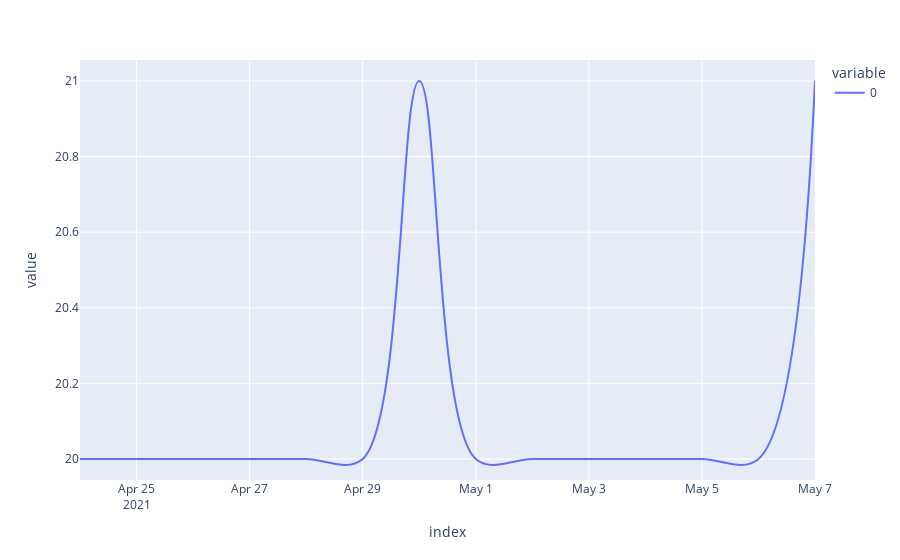

Here is the notebook cell this chart was saved with:
### Code cell
px.line(reg.predict(fh).round(), line_shape='spline')

### Figure 1 — Plotly figure (JSON) as saved in the notebook; plotly's stock layout.template omitted (floating-point values rounded to 4 significant figures)
{"data": [{"hovertemplate": "variable=0<br>index=%{x}<br>value=%{y}<extra></extra>", "legendgroup": "0", "line": {"color": "#636efa", "dash": "solid", "shape": "spline"}, "mode": "lines", "name": "0", "orientation": "v", "showlegend": true, "type": "scatter", "x": ["2021-04-24T00:00:00", "2021-04-25T00:00:00", "2021-04-26T00:00:00", "2021-04-27T00:00:00", "2021-04-28T00:00:00", "2021-04-29T00:00:00", "2021-04-30T00:00:00", "2021-05-01T00:00:00", "2021-05-02T00:00:00", "2021-05-03T00:00:00", "2021-05-04T00:00:00", "2021-05-05T00:00:00", "2021-05-06T00:00:00", "2021-05-07T00:00:00"], "xaxis": "x", "y": [20, 20, 20, 20, 20, 20, 21, 20, 20, 20, 20, 20, 20, 21], "yaxis": "y"}], "layout": {"legend": {"title": {"text": "variable"}, "tracegroupgap": 0}, "margin": {"t": 60}, "xaxis": {"anchor": "y", "domain": [0, 1], "title": {"text": "index"}}, "yaxis": {"anchor": "x", "domain": [0, 1], "title": {"text": "value"}}}}
